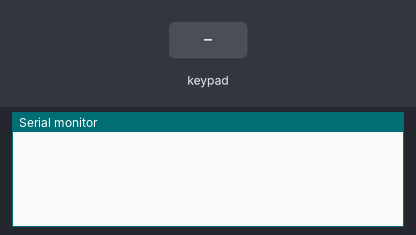
Recording of a sketch running on a simulated Arduino Mega 2560, built with avr-gcc and run on an emulated ATmega2560. Parts: the last lines printed to the serial monitor. The test bench sets the inputs (shaded band).

Above: at 1.2 s.
1.3 s: key 'R' pressed
At 2.1 s:
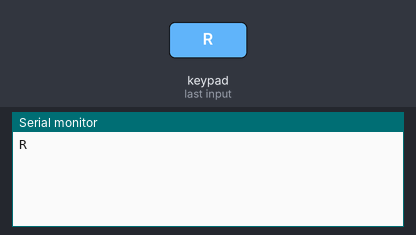
2.8 s: keypad keys 3 9 4 2 4 0 4 4 pressed 0.4 s apart
At 6.7 s:
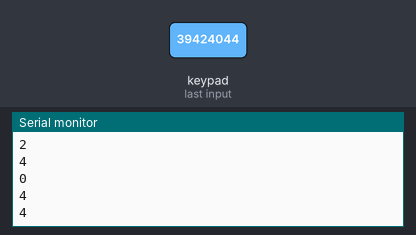
7.5 s: key 'U' pressed
At 8.0 s:
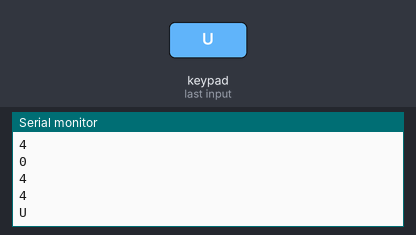
9.0 s: key '>' pressed
At 10.2 s:
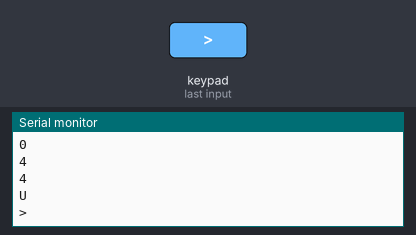
10.5 s: key '<' pressed
At 11.7 s:
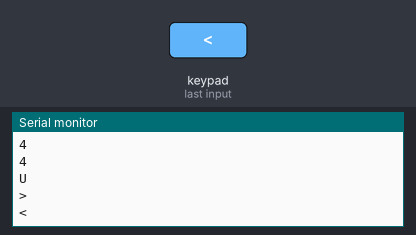
12.0 s: keypad keys 4 5 4 3 4 1 3 8 pressed 0.4 s apart
At 15.9 s:
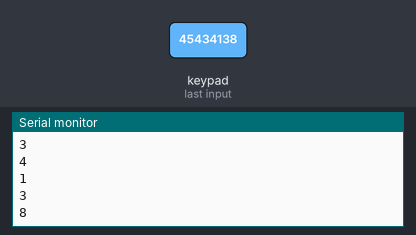
Timing chart, 0 to 17.4 s (numbered marks = the images above; inputs shaded):
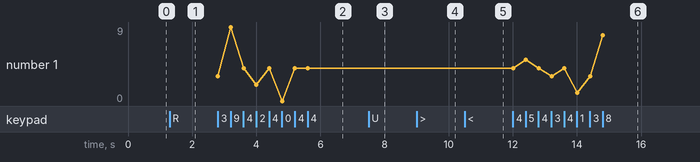

The sketch:

Sensor_Testing-Keypad4x4.ino
```cpp
#include <Keypad.h>

const byte ROWS = 4;
const byte COLS = 4;
char keys[ROWS][COLS] = {
  {'R', 'U', '-', '+'},
  {'9', '>', '6', '3'},
  {'8', '0', '5', '2'},
  {'7', '<', '4', '1'}
};
byte rowPins[ROWS] = {39, 42, 40, 44};
byte colPins[COLS] = {45, 43, 41, 38};

Keypad keypad = Keypad(makeKeymap(keys), rowPins, colPins, ROWS, COLS);

void setup() {
  Serial.begin(9600);
}

void loop() {
  char key = keypad.getKey();
  if (key) {
    Serial.println(key);
  }
}
```

Measured:
- after the input at 1.3 s, the serial monitor: prints a new line at once (image 1)
- after the input at 2.8 s, the serial monitor: prints a new line at once (image 2)
- after the input at 7.5 s, the serial monitor: prints a new line at once (image 3)
- after the input at 9.0 s, the serial monitor: prints a new line at once (image 4)
- after the input at 10.5 s, the serial monitor: prints a new line at once (image 5)
- after the input at 12.0 s, the serial monitor: prints a new line at once (image 6)
- plotted number 1: 4 → 8 after the input at 12.0 s
